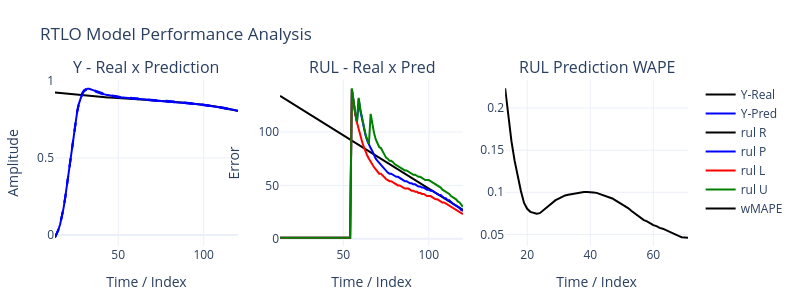

The notebook cell this image was saved under:
### Code cell
nI,nR,nO,N1,N2,N3,τ,mode,act= params
X,Y = PrepareData(sig,nI,nO,mode)
rnn = RTLO(nI,nR,nO,[N1,N2,N3],τ,mode)
rnn.act=act
rnn.ref = len(sig)-nI
for i in range(len(X[:])):
    rnn.PredRulIntr2(x=X[i],maxRul=len(sig),lim=0.75,store=True,show=False)
    #rnn.PredRul(X[i],maxRul=len(sig),lim=0.75,store=True)

    
    rnn.fit(X[i],Y[i],store=True,start=50,show=False)
print(rnn.εM,rnn.εR)  
PlotPredErrorPLY(rnn,w=1200,h=400)
